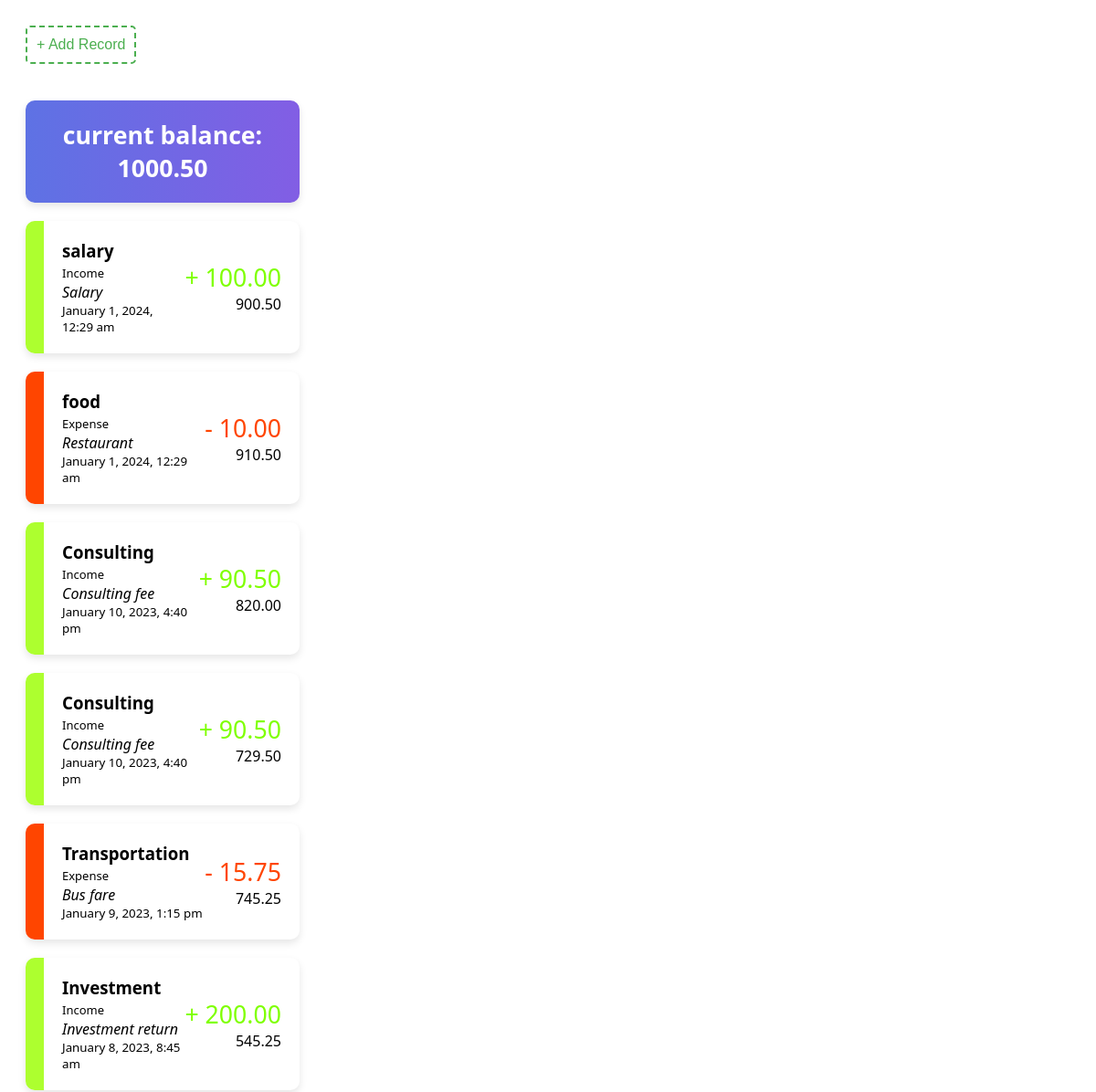
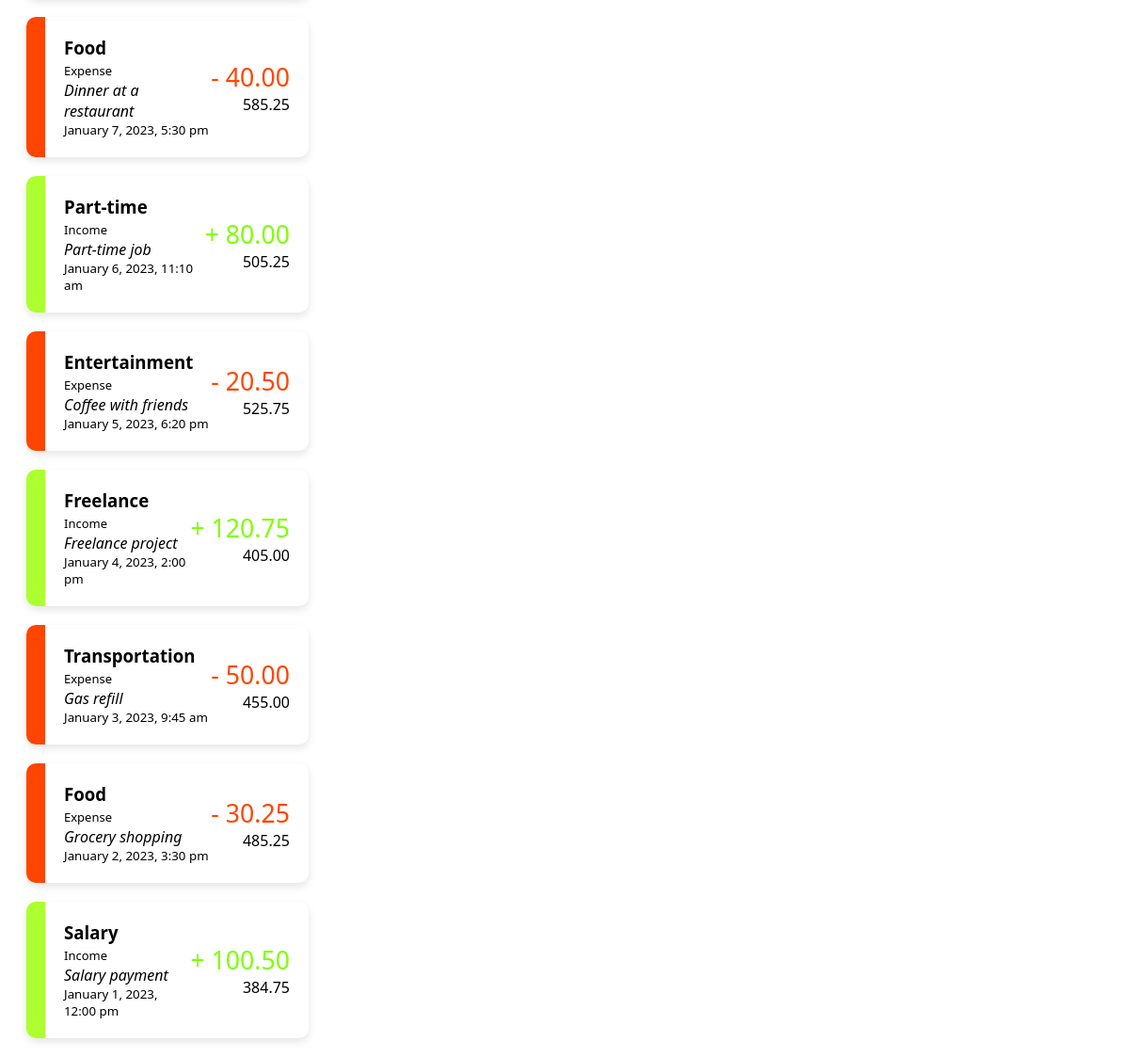
The page / on the database its author committed (2 pictures, top to bottom).
### tables this page shows
CREATE TABLE `wallets` (
  `id` int(11) NOT NULL,
  `amount` decimal(10,2) DEFAULT NULL
);

CREATE TABLE `records` (
  `id` int(11) NOT NULL,
  `amount` decimal(10,2) NOT NULL,
  `type` enum('expense','income') NOT NULL,
  `datetime` datetime NOT NULL,
  `description` varchar(255) NOT NULL,
  `category` varchar(50) NOT NULL
);

### controller/recordController.php (called while the page is built, shortened)
<?php
require_once("./factory/recordFactory.php");
require_once("./models/wallet.php");
class recordController
{
  static function index()
  {
    include_once "./views/home.php";
  }
  public static function getRecords(): array
  {
    global $dbh;
    $stmt = $dbh->prepare("SELECT * FROM records ORDER BY `datetime` DESC");
    $stmt->execute();
    $records_data = $stmt->fetchAll();
    $records = [];
    foreach ($records_data as $key => $record_data) {
      $record = RecordFactory::createRecord($record_data);
      array_push($records, $record);
    }
    return $records;
  }
}

### models/wallet.php (called while the page is built, shortened)
<?php
require_once "./database/database.php";
class Wallet
{
  private $balance = 0;
  function __construct($balance)
  {
    $this->balance = $balance;
  }
  public function getBalance()
  {
    return $this->balance;
  }
  static public function getWallets(): Wallet{
    global $dbh;
    $stmt = $dbh->prepare("SELECT * FROM wallets LIMIT 1");
    $stmt->execute();
    $wallet_data = $stmt->fetch();
    $wallet = new Wallet($wallet_data['amount']);
    return $wallet;
  }
}

### factory/recordFactory.php (called while the page is built, shortened)
<?php
require_once('./models/expense.php');
require_once('./models/income.php');
class RecordFactory
{
    public static function createRecord($data)
    {
        $type = $data['type'];
        if ($type === "expense") {
            return new Expense($data);
        } elseif ($type === "income") {
            return new Income($data);
        } elseif ($type === "transfer") {
            return new Transfer();
        }
    }
}

### models/income.php (called while the page is built, shortened)
<?php
class Income extends Record
{
    public function __construct($data)
    {
        $this->amount = $data['amount'];
        $this->description = $data['description'];
        $this->datetime = $data['datetime'];
        $this->category = $data['category'];
    }
}

### models/expense.php (called while the page is built, shortened)
<?php
class Expense extends Record
{
    public function __construct($data)
    {
        $this->amount = $data['amount'];
        $this->description = $data['description'];
        $this->category = $data['category'];
        $this->datetime = $data['datetime'];
    }
}

### components/card.php (the view, shortened to what this page needs)
<?php
function recordCard(Record $record, $balance)
{
    $formattedDatetime = date("F j, Y, g:i a", strtotime($record->datetime));
    $type = get_class($record);
    $modifier = ($type == 'Income') ? '+' : '-';
    $balance = number_format($balance, 2);
    echo <<<HTML
        <div class="$type | transaction-card">
            <div class="card-header" style="color: #fff; padding: 10px; text-align: center;">
            </div>
            <div class="card-body">
                <div>
                    <div class="category">{$record->category}</div>
                    <span class="type">{$type}</span>
                    <div class="description">{$record->description}</div>
                    <div class="datetime">{$formattedDatetime}</div>
                </div>
                <div>
                    <div class="amount">$modifier {$record->amount}</div>
                    <div class="balance">$balance</div>
                </div>
            </div>
        </div>
  HTML;
}

### index.php (shortened to what this page needs)
<?php
$route = isset($_GET['route']) ? $_GET['route'] : 'home';
require_once('./controller/recordController.php');
switch ($route) {
  case 'home':
    recordController::index();
    break;
}

### views/home.php (shortened to what this page needs)
<?php
include_once("./components/card.php");
include_once('./factory/recordFactory.php');
require_once('./models/wallet.php');
$wallet = Wallet::getWallets();
$balance = $wallet->getBalance();
?>
<!DOCTYPE html>
<html lang="en">
<head>
  <link rel="stylesheet" href="style.css">
</head>
<body>
  <button class="add-record-button" onclick="openModal()">+ Add Record</button>
  <div class="wallet-card">current balance: <?= $balance ?></div>
  <?php
  require_once('./controller/recordController.php');
  $records = recordController::getRecords();
  foreach ($records as $key => $record) {
    if (get_class($record) == "Income") {
      $balance -= $record->amount;
    } else {
      $balance += $record->amount;
    }
    recordCard($record, $balance);
  }
  ?>
</body>
</html>

### style.css (style rules this page uses)
body { font-family: system-ui, -apple-system, BlinkMacSystemFont, 'Segoe UI', Roboto, Oxygen, Ubuntu, Cantarell, 'Open Sans', 'Helvetica Neue', sans-serif; }
.wallet-card { box-sizing: border-box; box-shadow: 0 4px 8px rgba(0, 0, 0, 0.1); border-radius: 10px; overflow: hidden; margin: 20px; max-width: 300px; background: linear-gradient(to right, #5e72e4, #825ee4); color: white; padding: 20px; font-weight: bolder; font-size: 20pt; text-align: center; }
.add-record-button { margin: 20px; background-color: transparent; color: #4CAF50; font-size: 16px; border: 2px dashed #4CAF50; border-radius: 5px; padding: 10px; cursor: pointer; transition: background-color 0.3s, color 0.3s; }

### rows shown on the page
wallets: amount "1000.50"
records: category "salary", type "Income", description "Salary", datetime "January 1, 2024, 12:29 am", modifier "+", amount "100.00", balance "900.50"
records: category "food", type "Expense", description "Restaurant", datetime "January 1, 2024, 12:29 am", modifier "-", amount "10.00", balance "910.50"
records: category "Consulting", type "Income", description "Consulting fee", datetime "January 10, 2023, 4:40 pm", modifier "+", amount "90.50", balance "820.00"
records: category "Consulting", type "Income", description "Consulting fee", datetime "January 10, 2023, 4:40 pm", modifier "+", amount "90.50", balance "729.50"
records: category "Transportation", type "Expense", description "Bus fare", datetime "January 9, 2023, 1:15 pm", modifier "-", amount "15.75", balance "745.25"
records: category "Investment", type "Income", description "Investment return", datetime "January 8, 2023, 8:45 am", modifier "+", amount "200.00", balance "545.25"
records: category "Food", type "Expense", description "Dinner at a restaurant", datetime "January 7, 2023, 5:30 pm", modifier "-", amount "40.00", balance "585.25"
records: category "Part-time", type "Income", description "Part-time job", datetime "January 6, 2023, 11:10 am", modifier "+", amount "80.00", balance "505.25"
records: category "Entertainment", type "Expense", description "Coffee with friends", datetime "January 5, 2023, 6:20 pm", modifier "-", amount "20.50", balance "525.75"
records: category "Freelance", type "Income", description "Freelance project", datetime "January 4, 2023, 2:00 pm", modifier "+", amount "120.75", balance "405.00"
records: category "Transportation", type "Expense", description "Gas refill", datetime "January 3, 2023, 9:45 am", modifier "-", amount "50.00", balance "455.00"
records: category "Food", type "Expense", description "Grocery shopping", datetime "January 2, 2023, 3:30 pm", modifier "-", amount "30.25", balance "485.25"
records: category "Salary", type "Income", description "Salary payment", datetime "January 1, 2023, 12:00 pm", modifier "+", amount "100.50", balance "384.75"
